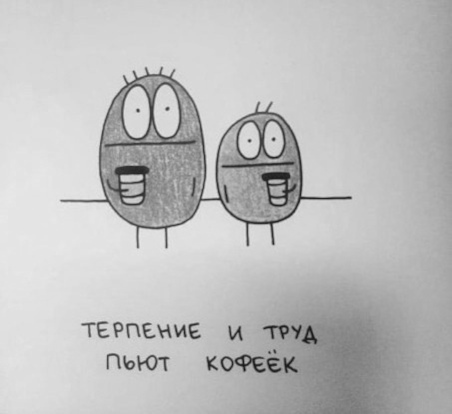
#> input picture lab-python/day_number_12_kr/sample1.jpg, 452 x 414 px
$ python task4.py
#> lines starting #> are read from the running program, lines starting #| are printed output that depends on the picture
from PIL import Image
import numpy as np

img = Image.open(input())
#> the answer given: sample1.jpg
#> img is the input picture: PIL image 452x414 L; min 19, max 233, mean 190.3
data = np.array(img)
l = int(data.size)
#> l = 187128
new_data = np.zeros((data.shape[0] // 2, data.shape[1] // 2))

for i in range(1, data.shape[0], 2):
    for j in range(1, data.shape[1], 2):
        s = int(data[i - 1][j - 1]) + int(data[i - 1][j]) + int(data[i][j - 1]) + int(data[i][j])
        new_data[i // 2][j // 2] = int(s // 4)
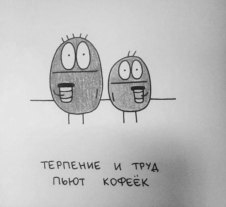
#> new_data: shape (207, 226) float64; min 32, max 231, mean 190
print(int(new_data.min()), int(new_data.max()))
#| 32 231
